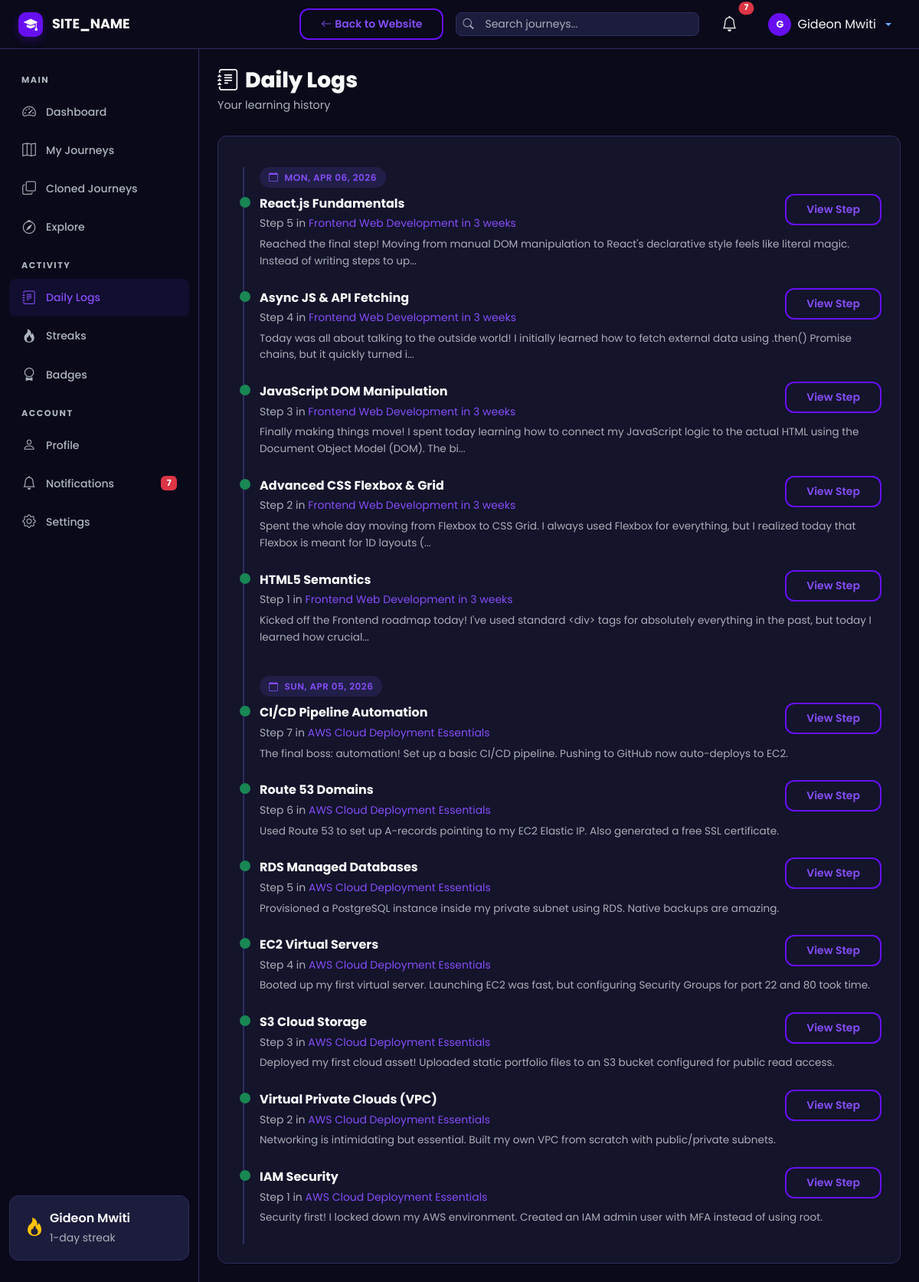
The app's page /user/logs.php (signed in) with its own data.
### tables this page shows
CREATE TABLE `daily_logs` (
  `id` int UNSIGNED NOT NULL,
  `step_id` int UNSIGNED NOT NULL,
  `user_id` int UNSIGNED NOT NULL,
  `log_date` date NOT NULL,
  `content` text NOT NULL,
  `code_snippet` text,
  `code_language` varchar(50) DEFAULT NULL,
  `youtube_url` varchar(500) DEFAULT NULL,
  `external_links` json DEFAULT NULL,
  `github_commit_url` varchar(500) DEFAULT NULL,
  `wakatime_minutes` int UNSIGNED DEFAULT NULL,
  `created_at` datetime NOT NULL DEFAULT CURRENT_TIMESTAMP,
  `updated_at` datetime NOT NULL DEFAULT CURRENT_TIMESTAMP ON UPDATE CURRENT_TIMESTAMP
);

CREATE TABLE `steps` (
  `id` int UNSIGNED NOT NULL,
  `journey_id` int UNSIGNED NOT NULL,
  `step_number` int UNSIGNED NOT NULL,
  `title` varchar(255) NOT NULL,
  `description` text,
  `status` enum('pending','in_progress','completed') NOT NULL DEFAULT 'pending',
  `is_draft` tinyint(1) NOT NULL DEFAULT '0',
  `estimated_days` int UNSIGNED DEFAULT NULL,
  `created_at` datetime NOT NULL DEFAULT CURRENT_TIMESTAMP,
  `updated_at` datetime NOT NULL DEFAULT CURRENT_TIMESTAMP ON UPDATE CURRENT_TIMESTAMP
);

CREATE TABLE `journeys` (
  `id` int UNSIGNED NOT NULL,
  `user_id` int UNSIGNED NOT NULL,
  `title` varchar(255) NOT NULL,
  `slug` varchar(255) NOT NULL,
  `description` text,
  `category_id` int UNSIGNED DEFAULT NULL,
  `visibility` enum('public','private') NOT NULL DEFAULT 'public',
  `status` enum('active','completed','archived') NOT NULL DEFAULT 'active',
  `is_featured` tinyint(1) NOT NULL DEFAULT '0',
  `total_steps` int UNSIGNED NOT NULL DEFAULT '0',
  `completed_steps` int UNSIGNED NOT NULL DEFAULT '0',
  `clone_count` int UNSIGNED NOT NULL DEFAULT '0',
  `view_count` int UNSIGNED NOT NULL DEFAULT '0',
  `created_at` datetime NOT NULL DEFAULT CURRENT_TIMESTAMP,
  `updated_at` datetime NOT NULL DEFAULT CURRENT_TIMESTAMP ON UPDATE CURRENT_TIMESTAMP
);

### includes/helpers.php (called while the page is built, shortened)
<?php
function sanitize(?string $input): string {
    return htmlspecialchars(trim($input), ENT_QUOTES, 'UTF-8');
}
function formatDate(string $date, string $format = 'M d, Y'): string {
    return date($format, strtotime($date));
}
function truncateText(string $text, int $length = 150): string {
    if (mb_strlen($text) <= $length) return $text;
    return mb_substr($text, 0, $length) . '...';
}

### user/logs.php (the view, shortened to what this page needs)
<?php
require_once __DIR__ . '/../includes/dashboard_header.php';
$db = getDB();
$userId = getCurrentUserId();
$stmt = $db->prepare("SELECT dl.*, s.title AS step_title, s.step_number, j.title AS journey_title, j.id AS journey_id
    FROM daily_logs dl
    JOIN steps s ON dl.step_id = s.id
    JOIN journeys j ON s.journey_id = j.id
    WHERE dl.user_id = ?
    ORDER BY dl.log_date DESC LIMIT 30");
$stmt->execute([$userId]);
$logs = $stmt->fetchAll();
?>
<div class="st-page-header">
    <h1 class="st-page-title"><i class="bi bi-journal-text me-2"></i>Daily Logs</h1>
    <p class="st-page-subtitle">Your learning history</p>
</div>
<?php if (empty($logs)): ?>
    <div class="st-card">
        <div class="st-empty-state">
            <i class="bi bi-journal d-block"></i>
            <h5>No logs yet</h5>
            <p>Start logging your daily progress on any journey step.</p>
        </div>
    </div>
<?php else: ?>
    <div class="st-card">
        <div class="st-timeline">
            <?php
            $currentDate = '';
            foreach ($logs as $log):
                $logDate = formatDate($log['log_date'], 'D, M d, Y');
                if ($logDate !== $currentDate):
                    $currentDate = $logDate;
            ?>
                <div class="mb-2 mt-3"><span class="st-badge st-badge-primary"><i class="bi bi-calendar me-1"></i><?= $logDate ?></span></div>
            <?php endif; ?>
            <div class="st-timeline-item completed">
                <div class="d-flex justify-content-between align-items-start">
                    <div>
                        <strong><?= sanitize($log['step_title']) ?></strong>
                        <br><small class="text-muted">Step <?= $log['step_number'] ?> in <a href="<?= SITE_URL ?>/journey/view.php?id=<?= $log['journey_id'] ?>"><?= sanitize($log['journey_title']) ?></a></small>
                    </div>
                    <a href="<?= SITE_URL ?>/journey/step.php?id=<?= $log['step_id'] ?>" class="btn btn-sm btn-st-secondary">View Step</a>
                </div>
                <p class="text-muted mt-1 mb-0" style="font-size:0.85rem;"><?= truncateText(sanitize($log['content']), 150) ?></p>
            </div>
            <?php endforeach; ?>
        </div>
    </div>
<?php endif; ?>
<?php require_once __DIR__ . '/../includes/dashboard_footer.php'; ?>

### assets/css/style.css (style rules this page uses)
:root { --st-primary: #6610f2; --st-primary-light: #844df5; --st-primary-dark: #520dc2; --st-secondary: #0dcaf0; --st-accent: #0dcaf0; --st-success: #198754; --st-warning: #ffc107; --st-danger: #dc3545; --st-info: #0dcaf0; --st-dark: #0a0a1a; --st-dark-card: #14142b; --st-dark-surface: #1c1c3d; --st-dark-border: #2d2d5f; --st-text: #f8f9fa; --st-text-muted: #adb5bd; --st-gradient-1: var(--st-primary); --st-gradient-2: var(--st-secondary); --st-gradient-3: #6c5ce7; --st-radius: 12px; --st-radius-sm: 8px; --st-radius-lg: 24px; --st-shadow: 0 10px 30px rgba(0, 0, 0, 0.3); --st-shadow-sm: 0 4px 12px rgba(0, 0, 0, 0.2); --st-transition: all 0.3s cubic-bezier(0.4, 0, 0.2, 1); --st-font: 'Poppins', 'Montserrat', sans-serif; }
* { margin: 0; padding: 0; box-sizing: border-box; }
body { font-family: var(--st-font); background: var(--st-dark); color: var(--st-text); line-height: 1.6; overflow-x: hidden; min-height: 100vh; }
a { color: var(--st-primary-light); text-decoration: none; transition: var(--st-transition); }
.btn-st-secondary { background: transparent; border: 2px solid var(--st-primary); color: var(--st-primary-light); font-weight: 600; padding: 8px 26px; border-radius: var(--st-radius); transition: var(--st-transition); }
.st-card { background: var(--st-dark-card); border: 1px solid var(--st-dark-border); border-radius: var(--st-radius); padding: 24px; transition: var(--st-transition); }
.st-badge { display: inline-flex; align-items: center; gap: 4px; padding: 4px 12px; border-radius: 20px; font-size: 0.75rem; font-weight: 600; text-transform: uppercase; letter-spacing: 0.5px; }
.st-badge-primary { background: rgba(108, 92, 231, 0.15); color: var(--st-primary-light); }
.st-timeline { position: relative; padding-left: 30px; overflow: visible; }
.st-timeline::before { content: ''; position: absolute; left: 8px; top: 0; bottom: 0; width: 2px; background: var(--st-dark-border); }
.st-timeline-item { position: relative; padding-bottom: 24px; z-index: 1; }
.st-timeline-item::before { content: ''; position: absolute; left: -26px; top: 4px; width: 14px; height: 14px; border-radius: 50%; background: var(--st-dark-surface); border: 2px solid var(--st-dark-border); z-index: 1; }
.st-timeline-item.completed::before { background: var(--st-success); border-color: var(--st-success); }

### assets/css/dashboard.css (style rules this page uses)
.st-page-header { margin-bottom: 28px; }
.st-page-title { font-size: 1.75rem; font-weight: 800; margin-bottom: 4px; }
.st-page-subtitle { color: var(--st-text-muted); font-size: 0.9rem; }

### records on screen
daily_logs: log_date "MON, APR 06, 2026", step.title "React.js Fundamentals", step.step_number "5", journeys.title "Frontend Web Development in 3 weeks", content "Reached the final step! Moving from manual DOM manipulation to React's declarative style feels like literal magic. Instead of writing steps to up..."
daily_logs: step.title "Async JS & API Fetching", step.step_number "4", journeys.title "Frontend Web Development in 3 weeks", content "Today was all about talking to the outside world! I initially learned how to fetch external data using .then() Promise chains, but it quickly turned i..."
daily_logs: step.title "JavaScript DOM Manipulation", step.step_number "3", journeys.title "Frontend Web Development in 3 weeks", content "Finally making things move! I spent today learning how to connect my JavaScript logic to the actual HTML using the Document Object Model (DOM). The bi..."
daily_logs: step.title "Advanced CSS Flexbox & Grid", step.step_number "2", journeys.title "Frontend Web Development in 3 weeks", content "Spent the whole day moving from Flexbox to CSS Grid. I always used Flexbox for everything, but I realized today that Flexbox is meant for 1D layouts (..."
daily_logs: step.title "HTML5 Semantics", step.step_number "1", journeys.title "Frontend Web Development in 3 weeks", content "Kicked off the Frontend roadmap today! I've used standard <div> tags for absolutely everything in the past, but today I learned how crucial..."
daily_logs: log_date "SUN, APR 05, 2026", step.title "CI/CD Pipeline Automation", step.step_number "7", journeys.title "AWS Cloud Deployment Essentials", content "The final boss: automation! Set up a basic CI/CD pipeline. Pushing to GitHub now auto-deploys to EC2."
daily_logs: step.title "Route 53 Domains", step.step_number "6", journeys.title "AWS Cloud Deployment Essentials", content "Used Route 53 to set up A-records pointing to my EC2 Elastic IP. Also generated a free SSL certificate."
daily_logs: step.title "RDS Managed Databases", step.step_number "5", journeys.title "AWS Cloud Deployment Essentials", content "Provisioned a PostgreSQL instance inside my private subnet using RDS. Native backups are amazing."
daily_logs: step.title "EC2 Virtual Servers", step.step_number "4", journeys.title "AWS Cloud Deployment Essentials", content "Booted up my first virtual server. Launching EC2 was fast, but configuring Security Groups for port 22 and 80 took time."
daily_logs: step.title "S3 Cloud Storage", step.step_number "3", journeys.title "AWS Cloud Deployment Essentials", content "Deployed my first cloud asset! Uploaded static portfolio files to an S3 bucket configured for public read access."
daily_logs: step.title "Virtual Private Clouds (VPC)", step.step_number "2", journeys.title "AWS Cloud Deployment Essentials", content "Networking is intimidating but essential. Built my own VPC from scratch with public/private subnets."
daily_logs: step.title "IAM Security", step.step_number "1", journeys.title "AWS Cloud Deployment Essentials", content "Security first! I locked down my AWS environment. Created an IAM admin user with MFA instead of using root."

### other values on screen
SITE_NAME "SITE_NAME"
$notifCount "7"
$currentUser['full_name'] "Gideon Mwiti"
$userStats['current_streak'] "1"
